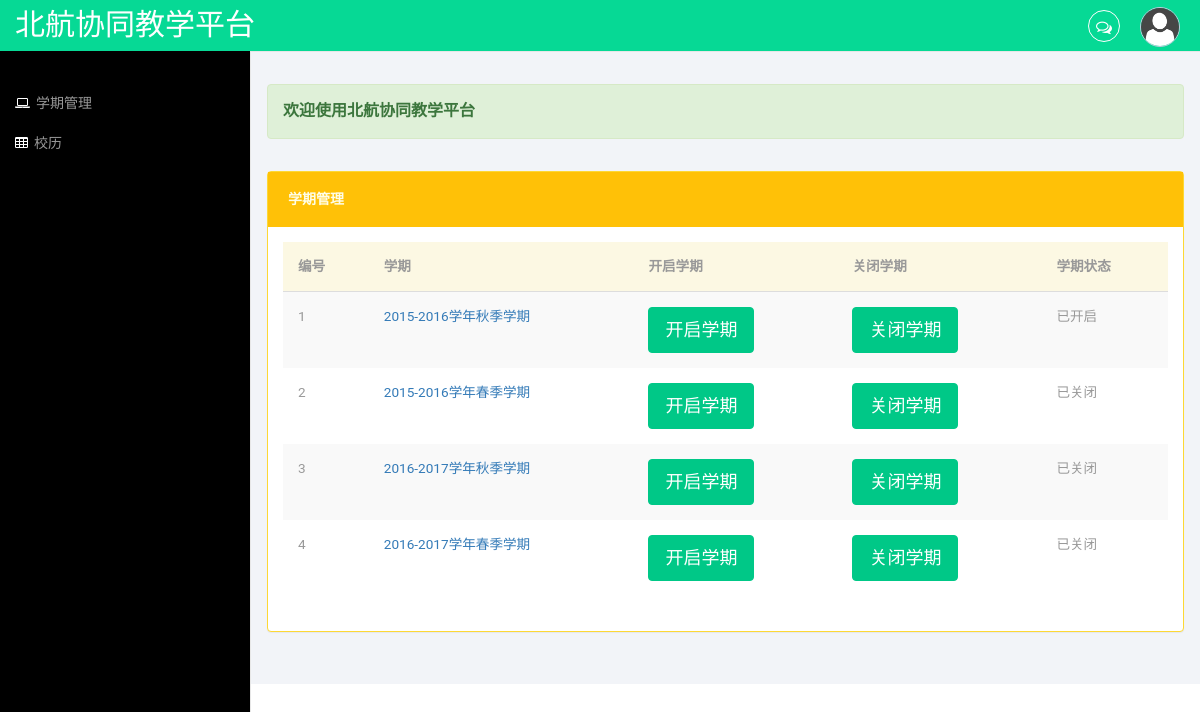
Before: /Project/jiaowu/administrator.php with the older database file.
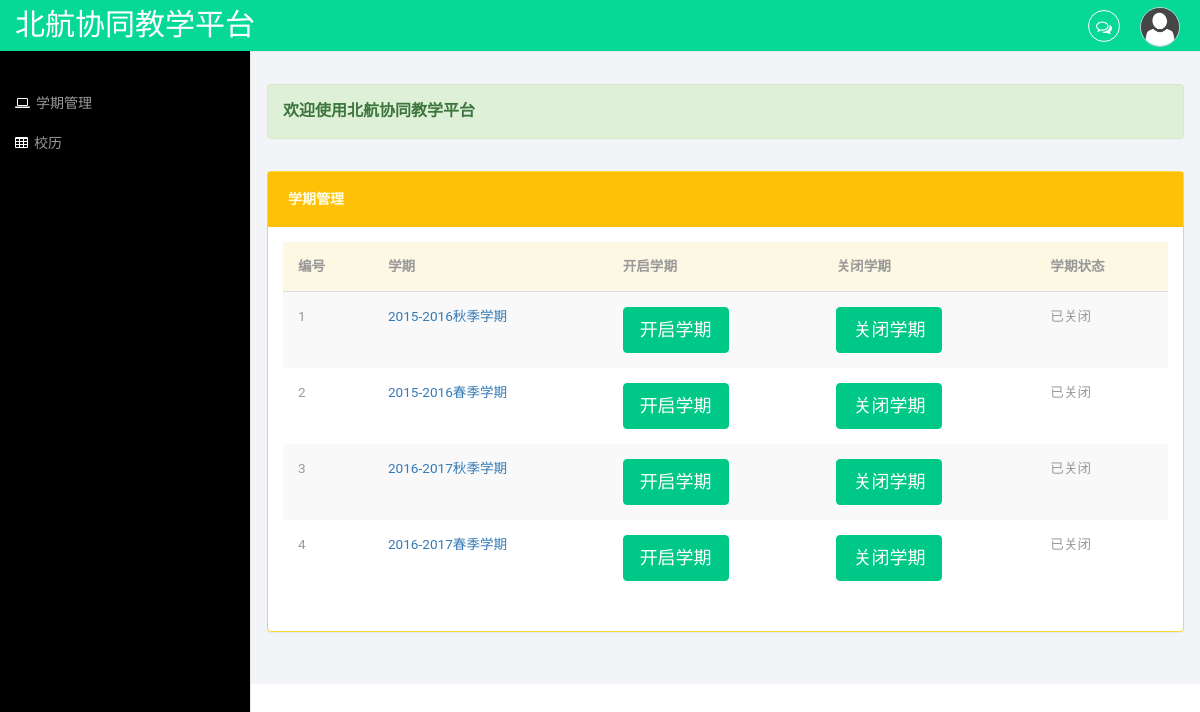
After: the same page with the newer database file.
### tables this page shows
CREATE TABLE `terms` (
  `id` int(11) NOT NULL AUTO_INCREMENT,
  `name` varchar(255) DEFAULT NULL,
  `start_date` date DEFAULT NULL,
  `end_date` date DEFAULT NULL,
  `state` int(11) DEFAULT NULL,
  PRIMARY KEY (`id`)
);

### Project/database.php (called while the page is built, shortened)
<?php
class database{
	private $mysql_db,
			$mysql_host,
			$mysql_password,
			$mysql_user,
			$mysql_port,
			$connect;
	public function __construct(){
		$this->mysql_host = 'localhost';
		$this->mysql_db = 'edu_sys';
		$this->mysql_user = 'root';
		$this->mysql_password = '123456';
		$this->mysql_port = 3306;
	}
	public function connect_to_db(){
		$dns = 'mysql:host='.$this->mysql_host.";port=".$this->mysql_port.";dbname=".$this->mysql_db;
		try{
			$this->connect = new PDO($dns, $this->mysql_user,$this->mysql_password);
		}
		catch (PDOException $e) {
    		print "Error!: " . $e->getMessage() . "<br/>";
    		die();
		}
	}
	public function database_get($command)
	{
		$result = $this->connect->prepare($command);
		$result->execute();
		$value = $result->fetchAll(PDO::FETCH_ASSOC);
		return $value;
	}
}
?>

### Project/jiaowu/administrator.php (the view, shortened to what this page needs)
<?php
$html_partA = <<<HTML
<!DOCTYPE HTML>
<html>
<head>
<link href="../css/bootstrap.min.css" rel='stylesheet' type='text/css' />
<link href="../css/style.css" rel='stylesheet' type='text/css' />
<link href="../css/lines.css" rel='stylesheet' type='text/css' />
<link href="../css/font-awesome.css" rel="stylesheet">
<l
<link href="../css/custom.css" rel="stylesheet">
</head>
<body>
<div id="wrapper">
        <nav class="top1 navbar navbar-default navbar-static-top" role="navigation" style="margin-bottom: 0">
            <div class="navbar-header">
                <a class="navbar-brand" href="administrator.html" style="font-family:'华文行楷'">北航协同教学平台</a>
            </div>
            <ul class="nav navbar-nav navbar-right">
				<li class="dropdown">
	        		<a href="#" class="dropdown-toggle" data-toggle="dropdown" aria-expanded="false"><i class="fa fa-comments-o"></i><span class="badge"></span></a>
	      		</li>
			    <li class="dropdown">
	        		<a href="#" class="dropdown-toggle avatar" data-toggle="dropdown"><img src="../images/1.png"><span class="badge"></span></a>
	      		</li>
			</ul>
          <div class="navbar-default sidebar" role="navigation">
                <div class="sidebar-nav navbar-collapse">
                  	<ul class="nav" id="side-menu">
                       	<li>
                        	<a href="#"><i class="fa fa-laptop nav_icon"></i>学期管理</a>
                     	</li>
                        <li>
                          	<a href="calendar.html"><i class="fa fa-table nav_icon"></i>校历</a>
                      	</li>
                    </ul>
                </div>
            </div>
        </nav>
  <div id="page-wrapper">
     <div class="graphs">
     <div class="alert alert-success">
<strong class="strong">欢迎使用北航协同教学平台</strong> </div>
    <div class="panel panel-warning" data-widget="{&quot;draggable&quot;: &quot;false&quot;}" data-widget-static="">
    <div class="panel-heading">
	<h2><strong>学期管理</strong></h2>
	</div>
    <div class="panel-body no-padding" style="display: block;">
					<table class="table table-striped">
						<thead>
							<tr class="warning">
								<th>编号</th>
								<th>学期</th>
								<th>开启学期</th>
								<th>关闭学期</th>
								<th>学期状态</th>
							</tr>
						</thead>
						<tbody>
HTML;
$html_partB = <<<HTML
</tbody>
					</table>
				</div>
    </div>
<script src="../js/bootstrap.min.js"></script>
</body>
</html>
HTML;
require_once '../database.php';
$conn = new database();
$sql = "select * from terms;";
$terms = $conn->database_get($sql);
echo $html_partA;
for($i = 0;$i < count($terms); $i++){
    $term_id = $terms[$i]['id'];
    echo "<tr>
								<td>".($i+1)."</td>
								<td><a href='terminfo.php?id=$term_id'>".$terms[$i]['name']."</td>
								<td><button type=\"submit\" class=\"btn btn-primary btn-lg\" onclick='operate(".$terms[$i]['id'].",1)'>开启学期</button></form></td>
								<td><button type=\"submit\" class=\"btn btn-primary btn-lg\" onclick='operate(".$terms[$i]['id'].",2)'>关闭学期</button></form></td>
							";
    if($terms[$i]['state'] == 1){
        echo "<td>已开启</td></tr>";
    }else{
        echo "<td>已关闭</td></tr>";
    }
}
echo $html_partB;

Changed rows visible on the page:
changed terms: name "2015-2016学年秋季学期" → "2015-2016秋季学期"; state "已开启" → "已关闭"
changed terms: name "2015-2016学年春季学期" → "2015-2016春季学期"
changed terms: name "2016-2017学年秋季学期" → "2016-2017秋季学期"
changed terms: name "2016-2017学年春季学期" → "2016-2017春季学期"
